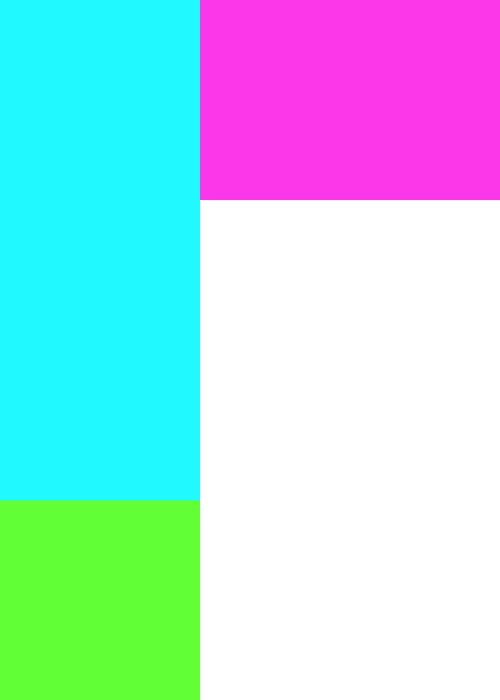
Frame 1 (no input)
Frame 60 (the mouse pressed at the canvas centre just before this capture): identical to frame 1, image omitted
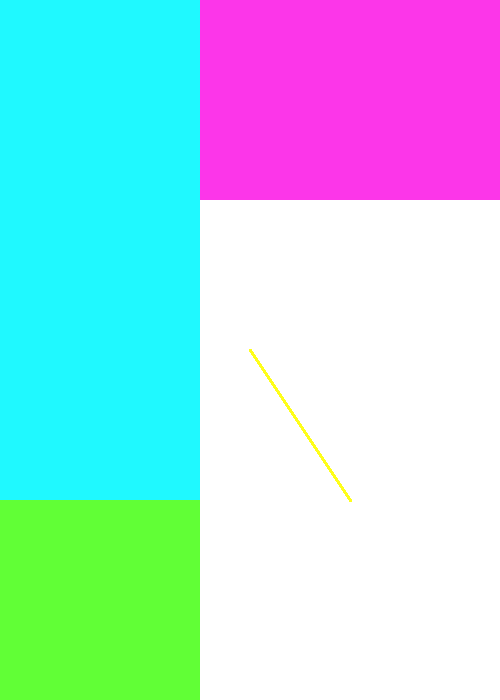
Frame 120 (the mouse held since frame 60 and released just before this capture)

The Processing sketch that drew these frames (run headless with seeded random() and noise(); from frame 60 on, the mouse is pressed at the canvas centre):

// Processing sketch: processing_90027
// ── processing_90027.pde

//Rosa Han
//Feb 17 2013
//assignment 3

void setup() {
 size(500,700);
 background(255);
}
 
void draw() {
  
  noStroke();
  //box 1
  fill(252,54,233);
  rect(0,0,500,200);
  if ((mouseX>250) && (mouseY>5) && (mouseY<170) && (mouseX<490)) {
      
      background(255);
      fill(31,249,255);
      ellipse(mouseX,mouseY,30,30);
     
     
   
}

  
  //box2
   fill(31,249,255);
   rect(0,0,200,500); 
   if ((mouseX>2) && (mouseY>5) && (mouseY<680) && (mouseX<170)) {
       background(255);
       
     if (mousePressed) 
   
       
       fill(31,249,255);
       rect(mouseX,50,30,30);
       fill(252,52,233);
       rect(mouseX,150,30,30);
       fill(254,252,26);
       rect(mouseX,250,30,30);
       fill(97,252,54);
       rect(mouseX,350,30,30);
       
 
}

    //box3
   
      
   if (mousePressed) 
      
      stroke(254,255,26);
      strokeWeight(2);
      fill(254,random(0),26);
      line(350, 500, mouseX, mouseY);


        
      
    
     
      //box4
      noStroke();
       fill(97,255,54);
       rect(0,500,200,200);
   
      
    
      if ((mouseX>2) && (mouseY>500) && (mouseX<140) && (mouseY<698)) {
       fill(254,255,26);
       rect(0,500,200,200);
         
      
   
 

      }
}
